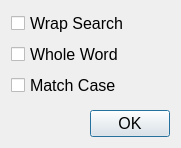
<?xml version="1.0" encoding="UTF-8"?>
<ui version="4.0">
 <class>SearchSettings</class>
 <widget class="QDialog" name="SearchSettings">
  <property name="geometry">
   <rect>
    <x>0</x>
    <y>0</y>
    <width>181</width>
    <height>148</height>
   </rect>
  </property>
  <property name="font">
   <font>
    <pointsize>12</pointsize>
   </font>
  </property>
  <property name="windowTitle">
   <string>Search Settings</string>
  </property>
  <layout class="QVBoxLayout" name="verticalLayout_2">
   <item>
    <layout class="QVBoxLayout" name="verticalLayout">
     <item>
      <widget class="QCheckBox" name="checkBox">
       <property name="text">
        <string>Wrap Search</string>
       </property>
      </widget>
     </item>
     <item>
      <widget class="QCheckBox" name="checkBox_2">
       <property name="text">
        <string>Whole Word</string>
       </property>
      </widget>
     </item>
     <item>
      <widget class="QCheckBox" name="checkBox_3">
       <property name="text">
        <string>Match Case</string>
       </property>
      </widget>
     </item>
    </layout>
   </item>
   <item>
    <spacer name="verticalSpacer_2">
     <property name="orientation">
      <enum>Qt::Vertical</enum>
     </property>
     <property name="sizeHint" stdset="0">
      <size>
       <width>20</width>
       <height>40</height>
      </size>
     </property>
    </spacer>
   </item>
   <item>
    <spacer name="verticalSpacer">
     <property name="orientation">
      <enum>Qt::Vertical</enum>
     </property>
     <property name="sizeHint" stdset="0">
      <size>
       <width>20</width>
       <height>40</height>
      </size>
     </property>
    </spacer>
   </item>
   <item>
    <layout class="QHBoxLayout" name="horizontalLayout">
     <item>
      <spacer name="horizontalSpacer">
       <property name="orientation">
        <enum>Qt::Horizontal</enum>
       </property>
       <property name="sizeHint" stdset="0">
        <size>
         <width>40</width>
         <height>20</height>
        </size>
       </property>
      </spacer>
     </item>
     <item>
      <widget class="QPushButton" name="okButton">
       <property name="text">
        <string>OK</string>
       </property>
      </widget>
     </item>
    </layout>
   </item>
  </layout>
 </widget>
 <resources/>
 <connections/>
</ui>
